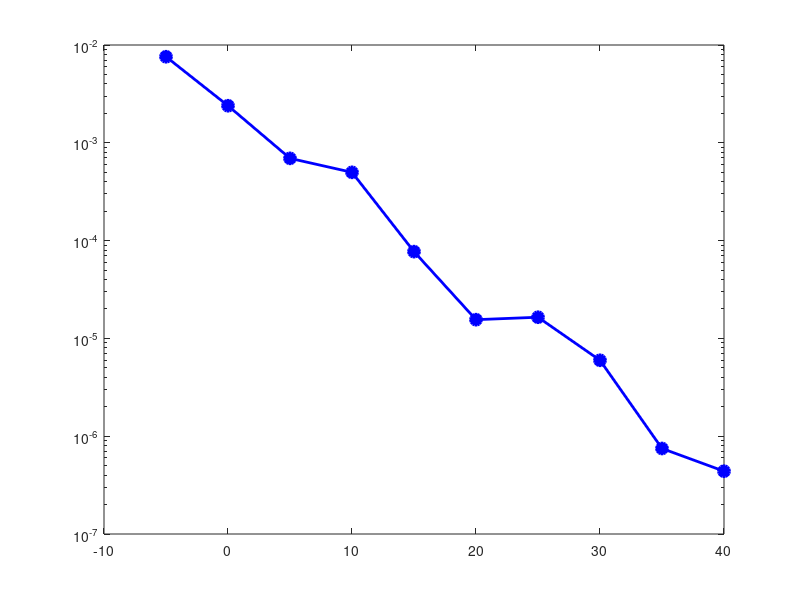

Source code (MATLAB): (Note: this script raises an error after producing the figure.)

clear; clc; close all;

fm = 100;           
fc = 5000;          
fs = 100000;        
T = 0.03;           
t = 0:1/fs:T-1/fs;  
N = length(t);       

Am = 1;            
Ac = 1;           

SNR_dB = [-5, 0, 5, 10, 15, 20, 25, 30, 35, 40];

fprintf('========== STEP 5: AWGN CHANNEL SIMULATION ==========\n');
fprintf('Message frequency:   fm = %d Hz\n', fm);
fprintf('Carrier frequency:   fc = %d Hz\n', fc);
fprintf('Sampling frequency:  fs = %d Hz\n', fs);
fprintf('Duration:            T  = %.0f ms\n', T*1000);
fprintf('Total samples:       N  = %d\n', N);
fprintf('SNR range:           %d dB to %d dB\n', SNR_dB(1), SNR_dB(end));
fprintf('====================================================\n\n');
 
m_t = Am * cos(2*pi*fm*t);

c_t = Ac * cos(2*pi*fc*t);

s_t = m_t .* c_t;

signal_power = mean(s_t.^2);

v_ideal = s_t .* cos(2*pi*fc*t);  

f = (-N/2:N/2-1) * (fs/N);
H_ideal = double(abs(f) <= 1.5*fm); 
V_ideal = fftshift(fft(v_ideal));
m_demod_ideal = real(ifft(ifftshift(V_ideal .* H_ideal)));

scale_factor = max(abs(m_demod_ideal)) / max(abs(m_t));
m_demod_ideal = m_demod_ideal / scale_factor;

NMSE_ideal = sum((m_t - m_demod_ideal).^2) / sum(m_t.^2);
fprintf('--- Ideal Case (Noiseless) ---\n');
fprintf('NMSE = %.2e (should be approximately zero)\n\n', NMSE_ideal);

NMSE_values = zeros(size(SNR_dB));
m_demod_noisy = zeros(length(SNR_dB), N);

fprintf('--- SNR Sweep Results ---\n');
fprintf('%-10s %-15s %-15s %-15s\n', 'SNR (dB)', 'Noise Power', 'NMSE', 'NMSE (dB)');
fprintf('%-10s %-15s %-15s %-15s\n', '--------', '-----------', '----', '--------');

for i = 1:length(SNR_dB)
    snr_linear = 10^(SNR_dB(i)/10);
    noise_power = signal_power / snr_linear;
    noise_std = sqrt(noise_power);

    n_t = noise_std * randn(1, N);

    r_t = s_t + n_t;

    v_t = r_t .* cos(2*pi*fc*t);

    V_f = fftshift(fft(v_t));
    m_recovered = real(ifft(ifftshift(V_f .* H_ideal)));

    m_recovered = m_recovered / scale_factor;

    m_demod_noisy(i, :) = m_recovered;

    NMSE_values(i) = sum((m_t - m_recovered).^2) / sum(m_t.^2);
    NMSE_dB = 10*log10(NMSE_values(i));

    fprintf('%-10d %-15.4e %-15.4e %-15.2f\n', ...
        SNR_dB(i), noise_power, NMSE_values(i), NMSE_dB);
end

figure('Position', [100 100 800 500]);
semilogy(SNR_dB, NMSE_values, 'b-o', 'LineWidth', 2, 'MarkerSize', 8, ...
    'MarkerFaceColor', 'b');
hold on;

yline(0.1, 'r--', 'NMSE = 0.1 (severe distortion)', 'LineWidth', 1.5, ...
    'LabelHorizontalAlignment', 'left', 'FontSize', 10);
yline(0.01, 'g--', 'NMSE = 0.01 (acceptable)', 'LineWidth', 1.5, ...
    'LabelHorizontalAlignment', 'left', 'FontSize', 10);

grid on;
xlabel('SNR (dB)', 'FontSize', 12);
ylabel('NMSE (log scale)', 'FontSize', 12);
title('SNR vs NMSE in AWGN Channel — DSB-SC Demodulation Performance', 'FontSize', 13);
legend('NMSE', 'Location', 'northeast');
set(gca, 'FontSize', 11);

fprintf('\n--- Figure 1: SNR vs NMSE curve generated ---\n');

snr_show = [0, 10, 20, 40];  % dB
snr_idx = arrayfun(@(x) find(SNR_dB == x), snr_show);

figure('Position', [100 100 900 700]);
for k = 1:length(snr_show)
    subplot(length(snr_show), 1, k);
    plot(t*1000, m_t, 'b-', 'LineWidth', 1.5); hold on;
    plot(t*1000, m_demod_noisy(snr_idx(k), :), 'r--', 'LineWidth', 1);

    title(sprintf('SNR = %d dB — NMSE = %.4f', ...
        snr_show(k), NMSE_values(snr_idx(k))), 'FontSize', 11);
    xlabel('Time (ms)');
    ylabel('Amplitude');
    legend('Original m(t)', 'Demodulated', 'Location', 'northeast');
    grid on;
    ylim([-2 2]);
end
sgtitle('Demodulation in AWGN Channel: Different SNR Levels', 'FontSize', 13);

fprintf('--- Figure 2: Time domain comparison generated ---\n');

figure('Position', [100 100 900 700]);
for k = 1:length(snr_show)
    subplot(length(snr_show), 1, k);
    error_signal = m_t - m_demod_noisy(snr_idx(k), :);
    plot(t*1000, error_signal, 'Color', [0.8 0 0], 'LineWidth', 1);

    title(sprintf('Error Signal — SNR = %d dB (max error: %.4f)', ...
        snr_show(k), max(abs(error_signal))), 'FontSize', 11);
    xlabel('Time (ms)');
    ylabel('Error');
    grid on;
end
sgtitle('Error Signals in AWGN Channel', 'FontSize', 13);

fprintf('--- Figure 3: Error signals generated ---\n');

figure('Position', [100 100 900 600]);

subplot(2,1,1);
snr_high_idx = find(SNR_dB == 30);
r_high = s_t + sqrt(signal_power / 10^(30/10)) * randn(1, N);
R_high = fftshift(fft(r_high)) / N;
f_axis = (-N/2:N/2-1) * (fs/N);
plot(f_axis, abs(R_high), 'b', 'LineWidth', 1);
title('Received Signal Spectrum — SNR = 30 dB (clean)', 'FontSize', 11);
xlabel('Frequency (Hz)'); ylabel('|R(f)|');
xlim([-8000 8000]); grid on;

subplot(2,1,2);
snr_low_idx = find(SNR_dB == 5);
r_low = s_t + sqrt(signal_power / 10^(5/10)) * randn(1, N);
R_low = fftshift(fft(r_low)) / N;
plot(f_axis, abs(R_low), 'r', 'LineWidth', 1);
title('Received Signal Spectrum — SNR = 5 dB (noisy)', 'FontSize', 11);
xlabel('Frequency (Hz)'); ylabel('|R(f)|');
xlim([-8000 8000]); grid on;

sgtitle('AWGN Effect in Frequency Domain', 'FontSize', 13);

fprintf('--- Figure 4: Spectrum comparison generated ---\n');

f1 = 300; f2 = 800; f3 = 1500;
m_multi = cos(2*pi*f1*t) + 0.5*cos(2*pi*f2*t) + 0.3*cos(2*pi*f3*t);
s_multi = m_multi .* c_t;
signal_power_multi = mean(s_multi.^2);

W_multi = 1500;
H_multi = double(abs(f) <= 1.8*W_multi);

v_multi_ideal = s_multi .* cos(2*pi*fc*t);
V_multi_ideal = fftshift(fft(v_multi_ideal));
m_multi_demod_ideal = real(ifft(ifftshift(V_multi_ideal .* H_multi)));
scale_multi = max(abs(m_multi_demod_ideal)) / max(abs(m_multi));

NMSE_multi = zeros(size(SNR_dB));
for i = 1:length(SNR_dB)
    snr_lin = 10^(SNR_dB(i)/10);
    n_t = sqrt(signal_power_multi / snr_lin) * randn(1, N);
    r_t = s_multi + n_t;
    v_t = r_t .* cos(2*pi*fc*t);
    V_f = fftshift(fft(v_t));
    m_rec = real(ifft(ifftshift(V_f .* H_multi))) / scale_multi;
    NMSE_multi(i) = sum((m_multi - m_rec).^2) / sum(m_multi.^2);
end

figure('Position', [100 100 800 500]);
semilogy(SNR_dB, NMSE_values, 'b-o', 'LineWidth', 2, 'MarkerSize', 8, ...
    'MarkerFaceColor', 'b'); hold on;
semilogy(SNR_dB, NMSE_multi, 'r-s', 'LineWidth', 2, 'MarkerSize', 8, ...
    'MarkerFaceColor', 'r');
grid on;
xlabel('SNR (dB)', 'FontSize', 12);
ylabel('NMSE (log scale)', 'FontSize', 12);
title('Single-Tone vs Multi-Tone DSB-SC: AWGN Performance Comparison', 'FontSize', 13);
legend('Single tone (100 Hz)', 'Multi-tone (300+800+1500 Hz)', 'Location', 'northeast');
set(gca, 'FontSize', 11);

fprintf('--- Figure 5: Single-tone vs multi-tone NMSE comparison generated ---\n');

fprintf('\n========== NMSE SUMMARY TABLE ==========\n');
fprintf('%-10s %-18s %-18s\n', 'SNR (dB)', 'NMSE (Single)', 'NMSE (Multi)');
fprintf('%-10s %-18s %-18s\n', '--------', '-------------', '------------');
for i = 1:length(SNR_dB)
    fprintf('%-10d %-18.6f %-18.6f\n', SNR_dB(i), NMSE_values(i), NMSE_multi(i));
end

fprintf('\n========== ANALYSIS NOTES ==========\n');
fprintf('1. NMSE decreases as SNR increases — expected behavior.\n');
fprintf('2. Multi-tone signal is more sensitive — more components = more distortion.\n');
fprintf('3. Below SNR < 10 dB, demodulation is severely degraded.\n');
fprintf('4. Above SNR > 25 dB, NMSE drops to negligible levels.\n');
fprintf('5. Assuming no AWGN in class = assuming SNR -> infinity.\n');
fprintf('   In practice, SNR is finite, so performance always degrades.\n');
fprintf('====================================\n');
